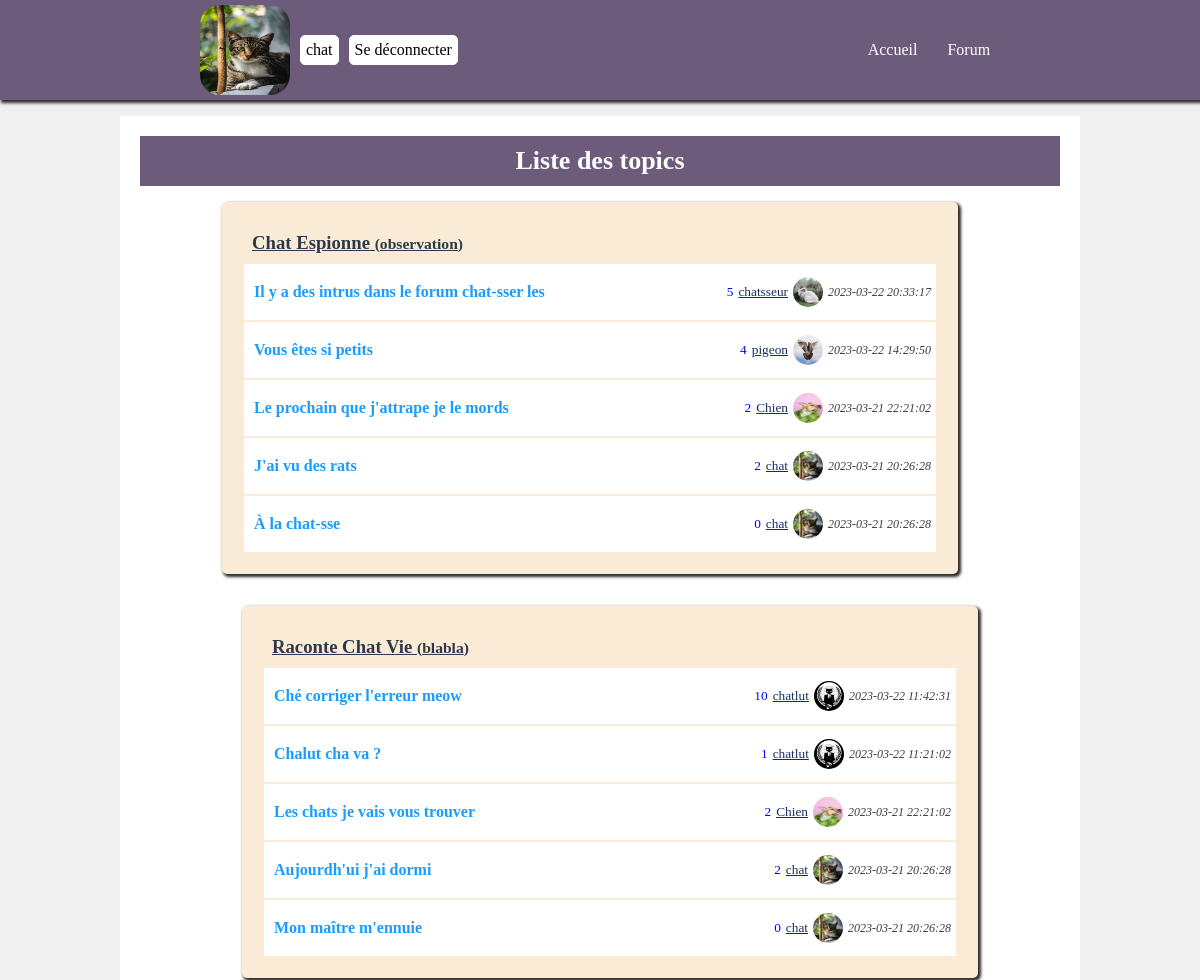
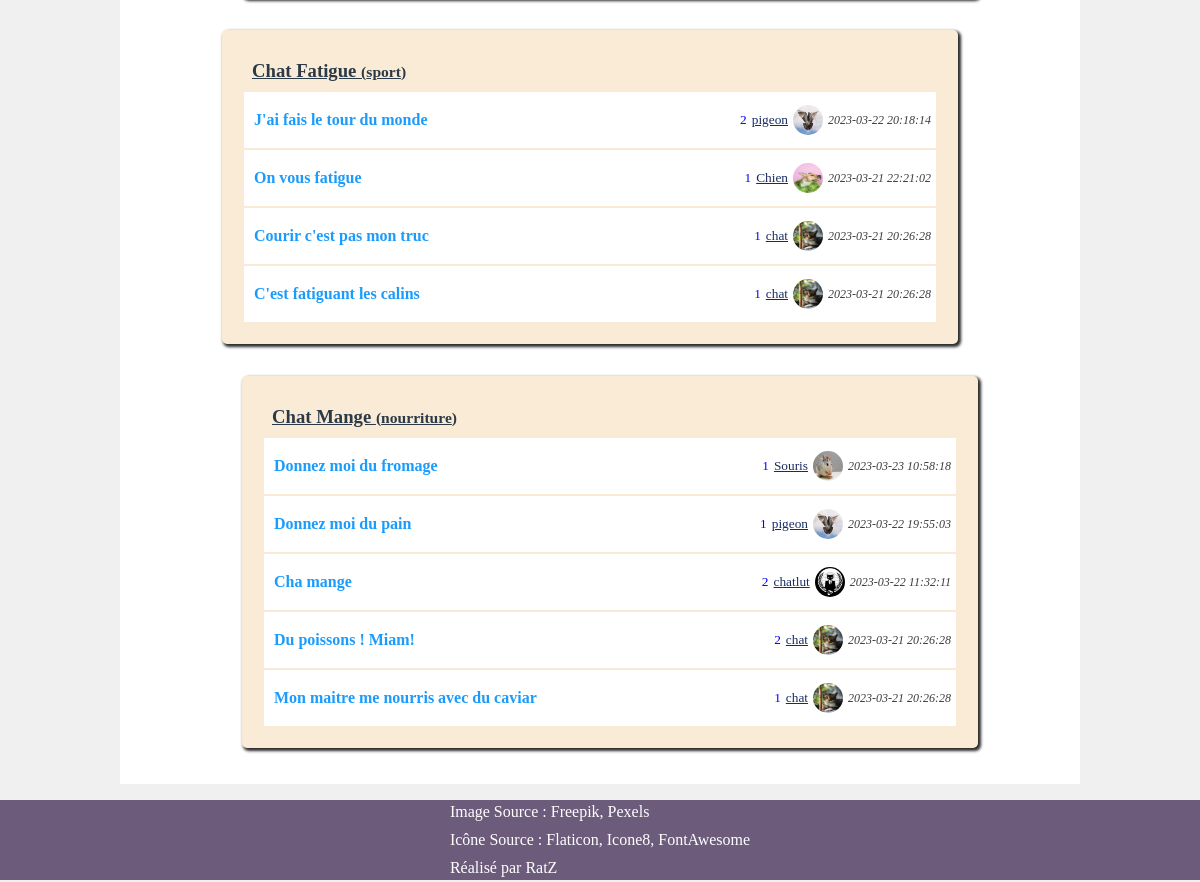
The page /?action=forum (signed in) on the database its author committed (2 pictures, top to bottom).
### tables this page shows
CREATE TABLE `topics` (
  `id_t` int NOT NULL AUTO_INCREMENT,
  `category` varchar(45) NOT NULL,
  `alias` varchar(45) NOT NULL,
  PRIMARY KEY (`id_t`)
);

CREATE TABLE `messages` (
  `id_m` int NOT NULL AUTO_INCREMENT,
  `id_users` int NOT NULL,
  `id_topics` int NOT NULL,
  `title` varchar(255) NOT NULL,
  `date` datetime DEFAULT CURRENT_TIMESTAMP,
  PRIMARY KEY (`id_m`),
  KEY `id_topics` (`id_topics`),
  KEY `id_users_m_idx` (`id_users`),
  CONSTRAINT `id_topics` FOREIGN KEY (`id_topics`) REFERENCES `topics` (`id_t`) ON DELETE RESTRICT ON UPDATE RESTRICT,
  CONSTRAINT `id_users_m` FOREIGN KEY (`id_users`) REFERENCES `users` (`id_u`)
);

CREATE TABLE `users` (
  `id_u` int NOT NULL AUTO_INCREMENT,
  `pseudo` varchar(55) NOT NULL,
  `email` varchar(55) NOT NULL,
  `password` varchar(255) NOT NULL,
  `avatar` varchar(255) DEFAULT 'default.png',
  PRIMARY KEY (`id_u`)
);

### src/controllers/topic.controllers.php (called while the page is built, shortened)
<?php
function getViewForum()
{
  $discussion = new Discussion();
  $topic = new Topic();
  $message = new Message();
  require_once('./src/views/forum/topic/topic.view.php');
  require_once('./src/views/templates/main.template.php');
}

### src/models/class/database.class.php (called while the page is built, shortened)
<?php
class Database
{
  private $host = '127.0.0.1';
  private $port = '3306';
  private $database = 'forum_ecf';
  public function __construct() {
    $this->pdo = new PDO(
      'mysql:host=' . $this->host . ';port=' . $this->port . ';dbname=' . $this->database,
      $this->nameDB = getenv('DB_NAME'),
      $this->password = getenv('DB_PWD'),
      [
        PDO::ATTR_ERRMODE => PDO::ERRMODE_EXCEPTION,
        PDO::ATTR_DEFAULT_FETCH_MODE => PDO::FETCH_ASSOC,
        PDO::MYSQL_ATTR_INIT_COMMAND => 'SET NAMES utf8;'
      ]
    );
  }
}

### src/models/class/topic.class.php (called while the page is built, shortened)
<?php
require_once __DIR__ . './database.class.php';
class Topic extends Database
{
  function getTopicCategory(): array | bool {
    $getCagetory = $this->pdo->prepare("SELECT * FROM topics");
    $getCagetory->execute();
    return $getAllCategory = $getCagetory->fetchAll();
  }
}

### src/models/class/message.class.php (called while the page is built, shortened)
<?php
require_once __DIR__ . './database.class.php';
class Message extends Database
{
  function getMessagesSubject(): array | bool {
    $getSubjects = $this->pdo->prepare('SELECT messages.* , users.id_u , users.pseudo, users.avatar FROM messages INNER JOIN users WHERE messages.id_users = users.id_u ORDER BY date DESC');
    $getSubjects->execute();
    return $getAllSubjetcs = $getSubjects->fetchAll();
  }
}

### src/models/class/discussion.class.php (called while the page is built, shortened)
<?php
require_once __DIR__ . './database.class.php';
class Discussion extends Database
{
  function getCountDiscussions(int $idMsg): string {
    $getCountDiscussions = $this->pdo->prepare("SELECT COUNT(*) FROM discussion WHERE id_messages = :idMsg");
    $getCountDiscussions->bindParam('idMsg', $idMsg);
    $getCountDiscussions->execute();
    return $totalDiscussions = $getCountDiscussions->fetchColumn();
  }
}

### src/views/forum/topic/topic.view.php (the view, shortened to what this page needs)
<link rel="stylesheet" href="./assets/css/topic.style.css" type="text/css">
<main>
  <article id="main-box">
    <h2>Liste des topics</h2>
    <?php foreach ($topic->getTopicCategory() as $categories) : ?>
      <section id="box-content">
        <h3><?= $categories['category']; ?> <small>(<?= $categories['alias']; ?>)</small></h3>
        <?php foreach ($message->getMessagesSubject() as $subjects) : ?>
          <?php if ($categories['id_t'] == $subjects['id_topics']) : ?>
            <section id="box-topic">
              <div class="box-subject">
                <a href="./?action=message&id=<?= $subjects['id_m']; ?>"><?= $subjects['title']; ?></a>
              </div>
              <div class="d-flex m-5 p-0 items-center">
                <small class="count"><?= $discussion->getCountDiscussions($subjects['id_m']); ?></small>
                <small class="user"><?= $subjects['pseudo']; ?></small>
                <img class="imgUser" src="./assets/images/uploads/<?= $subjects['avatar'] ?? 'default.png'; ?>"></img>
                <small class="date"><?= $subjects['date']; ?></small>
              </div>
            </section>
          <?php endif; ?>
        <?php endforeach; ?>
      </section>
    <?php endforeach; ?>
  </article>
</main>

### assets/css/style.css (style rules this page uses)
:root { --border: 1px solid #2b2b2b; --box-shadow: 2px 2px 3px 1px #2b2b2b; }
* { margin: 0; padding: 0; box-sizing: border-box; }
body { background-color: #f0f0f0; cursor: url('./../images/import/cat-paws.png'), auto; }
.d-flex { display: flex; }
.items-center { align-items: center; }
.m-5 { margin: 5px; }
.p-0 { padding: 0px; }

### assets/css/topic.style.css (style rules this page uses)
#main-box { display: flex; flex-direction: column; background-color: white; margin: 1rem auto; padding: 20px; width: 80%; }
h2 { background-color: #6c5b7b; width: 100%; font-size: 26px; text-align: center; color: white; padding: 10px; }
#box-content { background-color: antiquewhite; width: 80%; margin: 1rem auto; padding: 20px; border-radius: 5px; box-shadow: 2px 2px 3px 1px #2b2b2b; }
#box-content:nth-child(odd) { transform: translateX(10px); }
#box-content:nth-child(even) { transform: translateX(-10px); }
h3 { text-decoration: underline; margin: 10px; color: #2C3A47; }
#box-topic { display: flex; justify-content: space-between; margin: 2px; background-color: white; min-height: 7vh; align-items: center; }
.box-subject { display: flex; flex-basis: 1 1 auto; padding: 10px; }
.box-subject a { text-decoration: none; color: #1B9CFC; font-weight: 700; }
.user { color: #182C61; margin-right: 5px; font-weight: 500; text-decoration: underline; }
.date { font-style: italic; color: #3b3b3b; font-size: 12px; }
.imgUser { width: 30px; height: 30px; border-radius: 50%; margin-right: 5px; }
.count { color: blue; margin-right: 5px; }

### rows shown on the page
topics: category "Chat Espionne", alias "observation"
messages: title "Il y a des intrus dans le forum chat-sser les", CountDiscussions "5", id_users.pseudo "chatsseur", id_users.avatar (picture), date "2023-03-22 20:33:17"
messages: title "Vous êtes si petits", CountDiscussions "4", id_users.pseudo "pigeon", id_users.avatar (picture), date "2023-03-22 14:29:50"
messages: title "Le prochain que j'attrape je le mords", CountDiscussions "2", id_users.pseudo "Chien", id_users.avatar (picture), date "2023-03-21 22:21:02"
messages: title "J'ai vu des rats", CountDiscussions "2", id_users.pseudo "chat", id_users.avatar (picture), date "2023-03-21 20:26:28"
messages: title "À la chat-sse", CountDiscussions "0", id_users.pseudo "chat", id_users.avatar (picture), date "2023-03-21 20:26:28"
topics: category "Raconte Chat Vie", alias "blabla"
messages: title "Ché corriger l'erreur meow", CountDiscussions "10", id_users.pseudo "chatlut", id_users.avatar (picture), date "2023-03-22 11:42:31"
messages: title "Chalut cha va ?", CountDiscussions "1", id_users.pseudo "chatlut", id_users.avatar (picture), date "2023-03-22 11:21:02"
messages: title "Les chats je vais vous trouver", CountDiscussions "2", id_users.pseudo "Chien", id_users.avatar (picture), date "2023-03-21 22:21:02"
messages: title "Aujourdh'ui j'ai dormi", CountDiscussions "2", id_users.pseudo "chat", id_users.avatar (picture), date "2023-03-21 20:26:28"
messages: title "Mon maître m'ennuie", CountDiscussions "0", id_users.pseudo "chat", id_users.avatar (picture), date "2023-03-21 20:26:28"
topics: category "Chat Fatigue", alias "sport"
messages: title "J'ai fais le tour du monde", CountDiscussions "2", id_users.pseudo "pigeon", id_users.avatar (picture), date "2023-03-22 20:18:14"
messages: title "On vous fatigue", CountDiscussions "1", id_users.pseudo "Chien", id_users.avatar (picture), date "2023-03-21 22:21:02"
messages: title "Courir c'est pas mon truc", CountDiscussions "1", id_users.pseudo "chat", id_users.avatar (picture), date "2023-03-21 20:26:28"
messages: title "C'est fatiguant les calins", CountDiscussions "1", id_users.pseudo "chat", id_users.avatar (picture), date "2023-03-21 20:26:28"
topics: category "Chat Mange", alias "nourriture"
messages: title "Donnez moi du fromage", CountDiscussions "1", id_users.pseudo "Souris", id_users.avatar (picture), date "2023-03-23 10:58:18"
messages: title "Donnez moi du pain", CountDiscussions "1", id_users.pseudo "pigeon", id_users.avatar (picture), date "2023-03-22 19:55:03"
messages: title "Cha mange", CountDiscussions "2", id_users.pseudo "chatlut", id_users.avatar (picture), date "2023-03-22 11:32:11"
messages: title "Du poissons ! Miam!", CountDiscussions "2", id_users.pseudo "chat", id_users.avatar (picture), date "2023-03-21 20:26:28"
messages: title "Mon maitre me nourris avec du caviar", CountDiscussions "1", id_users.pseudo "chat", id_users.avatar (picture), date "2023-03-21 20:26:28"

### other values the page prints
$_SESSION['pseudo'] "chat"
